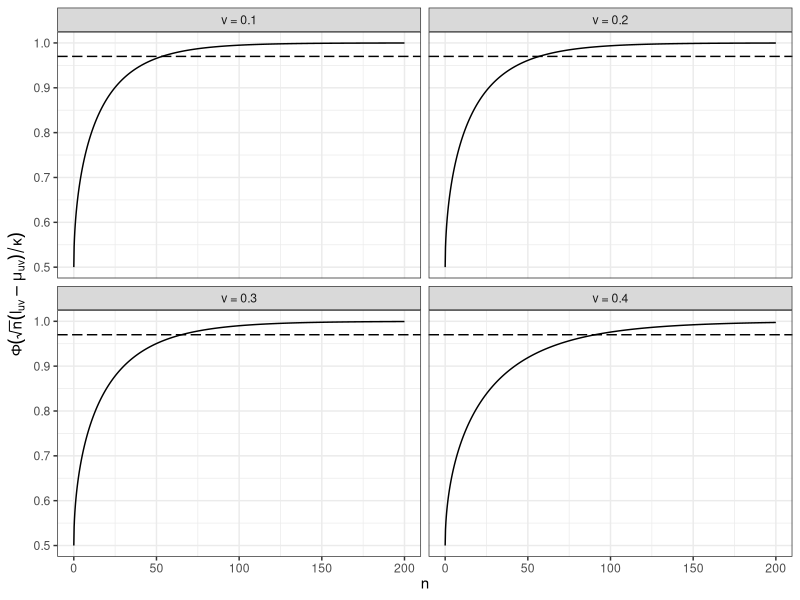
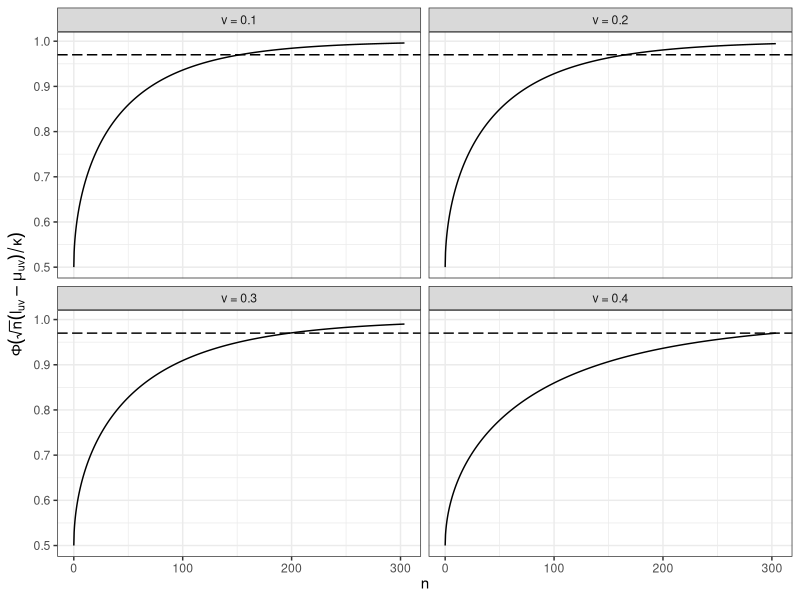
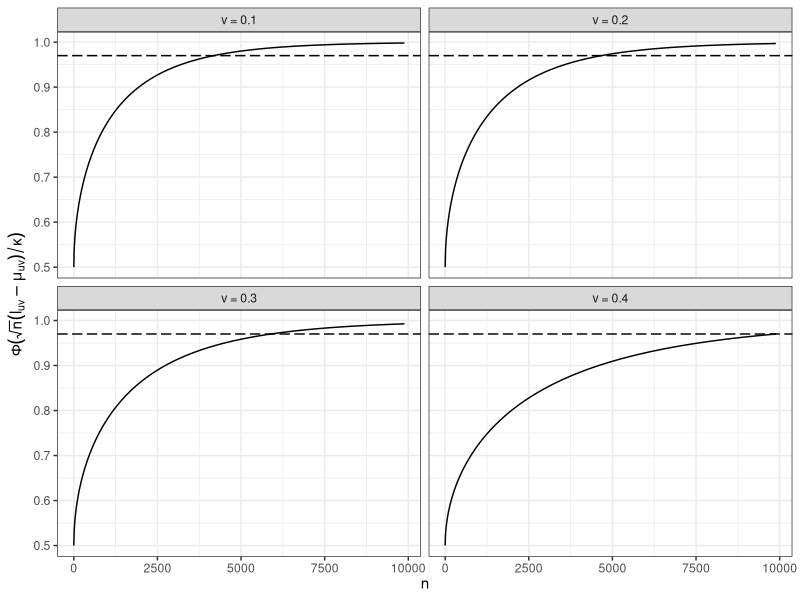
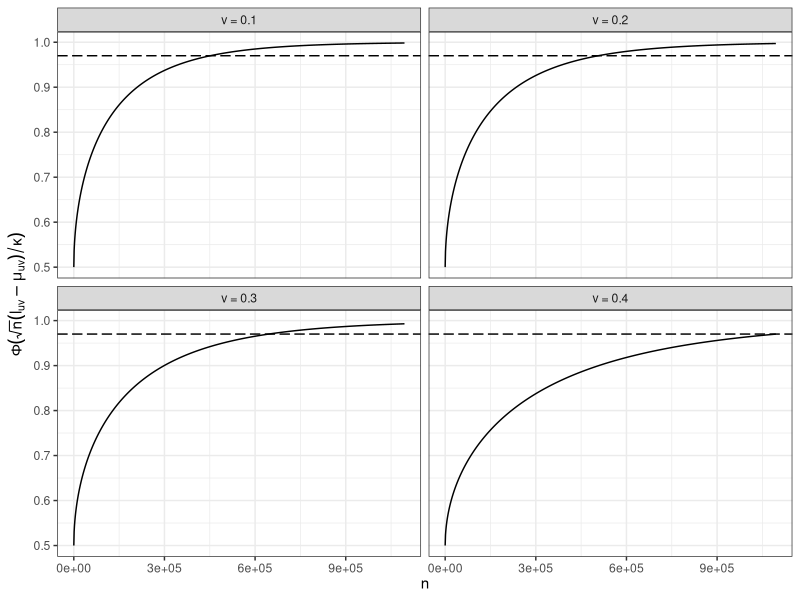

Generate these figures, in order, with R:
#' Analyze the value of n using the theoretical quantities
#' 
#' @param n
#' @param values
#' @param v
#' @param u
#' 
rm(list = ls())
library(tidyverse)
library(ggplot2)
theme_set(theme_bw())

prob.asym <- function(n,values,v, u=-v){
  
  mu <- values$mu
  theta <- values$theta

  
  # theoretical quantities
  lim.sup <- (10000+1)^(u-v)*beta(v+1,10000-v+1)^u*beta(u+1,10000-u+1)^(-v)
  ev <- (mu*theta)^v*(theta+1)*beta(v+1,theta+1-v)
  eu <- (mu*theta)^u*(theta+1)*beta(u+1,theta+1-u)
  sig.v <- (mu*theta)^(2*v)*(theta+1)*(beta(2*v+1,theta+1-2*v)-(theta+1)*(beta(v+1,theta+1-v)^2))
  sig.u <- (mu*theta)^(2*u)*(theta+1)*(beta(2*u+1,theta+1-2*u)-(theta+1)*(beta(u+1,theta+1-u)^2))
  sig.uv <- ((mu*theta)^(u+v))*(theta+1)*(beta(u+v+1,theta+1-u-v)-(theta+1)*beta(u+1,theta+1-u)*beta(v+1,theta+1-v))
  p1 <- (u^2)*sig.v*ev^(2*u-2)*eu^(-2*v)
  p2 <- u*v*ev^(2*u-1)*eu^(-2*v-1)*sig.uv
  p3 <- (v^2)*sig.u*ev^(2*u)*eu^(-2*v-2)
  gamma2 <- p1-2*p2+p3 
  Esp.Tn <- (ev^u)/(eu^v)
  
  x.lim1 <- (1.88*sqrt(gamma2)/(lim.sup-Esp.Tn))^2
  x.lim2 <- (10*sqrt(gamma2)/(lim.sup-Esp.Tn))^2
  
  prob.M <- pnorm(sqrt(n)*(lim.sup-Esp.Tn)/sqrt(gamma2))
  
  
  return(list(prob.M, x.lim1,x.lim2))
}





# Graph for n and the probability of rejecting

# theta = 1/9 

values <- list(mu = log(3), theta = 1/9)

lim <- prob.asym(n = 1000, values = values, v=0.4)[2]
lim <- ifelse(lim < 200,200,lim)
lim <- seq(0,lim,length=1000)


mat.pr <- sapply(c(0.1,0.2,0.3,0.4),function(i){
          sapply(lim,prob.asym,values = values,v=i)[1,]
        })

df.pr <- gather(mat.pr %>% as.data.frame())


df.pr <- df.pr %>%
          mutate(key=case_when(
            key=="V1"~0.1,
            key=="V2"~0.2,
            key=="V3"~0.3,
            TRUE ~ 0.4)
          ) %>% cbind(x=rep(lim,4)) 

df.pr$x <- unlist(df.pr$x)
df.pr$value <- unlist(df.pr$value)

p.pr <-   ggplot(df.pr, aes(x=x,y=value)) + 
          geom_line() + 
          facet_wrap(~key, labeller = label_bquote(paste("v = ",.(key))), scales = "fixed") +
          labs(x=expression(n), y = expression(Phi(sqrt(n)*(l[uv]-mu[uv])/kappa))) +
          geom_hline(yintercept = 0.97, linetype = 5,size=0.5)

p.pr



# theta = 1

values <- list(mu = log(3), theta = 1)

lim <- unlist(prob.asym(n = 1000, values = values, v=0.4)[2])
lim <- seq(0,lim,length=1000)


mat.pr <- sapply(c(0.1,0.2,0.3,0.4),function(i){
  sapply(lim,prob.asym,values = values,v=i)[1,]
})

df.pr <- gather(mat.pr %>% as.data.frame())


df.pr <- df.pr %>%
  mutate(key=case_when(
    key=="V1"~0.1,
    key=="V2"~0.2,
    key=="V3"~0.3,
    TRUE ~ 0.4)
  ) %>% cbind(x=rep(lim,4)) 

df.pr$x <- unlist(df.pr$x)
df.pr$value <- unlist(df.pr$value)

p.pr <-   ggplot(df.pr, aes(x=x,y=value)) + 
  geom_line() + 
  facet_wrap(~key, labeller = label_bquote(paste("v = ",.(key))), scales = "fixed") +
  labs(x=expression(n), y = expression(Phi(sqrt(n)*(l[uv]-mu[uv])/kappa))) +
  geom_hline(yintercept = 0.97, linetype = 5,size=0.5)

p.pr


# theta = 9

values <- list(mu = log(3), theta = 9)

lim <- unlist(prob.asym(n = 1000, values = values, v=0.4)[2])
lim <- seq(0,lim,length=1000)


mat.pr <- sapply(c(0.1,0.2,0.3,0.4),function(i){
  sapply(lim,prob.asym,values = values,v=i)[1,]
})

df.pr <- gather(mat.pr %>% as.data.frame())


df.pr <- df.pr %>%
  mutate(key=case_when(
    key=="V1"~0.1,
    key=="V2"~0.2,
    key=="V3"~0.3,
    TRUE ~ 0.4)
  ) %>% cbind(x=rep(lim,4)) 

df.pr$x <- unlist(df.pr$x)
df.pr$value <- unlist(df.pr$value)

p.pr <-   ggplot(df.pr, aes(x=x,y=value)) + 
  geom_line() + 
  facet_wrap(~key, labeller = label_bquote(paste("v = ",.(key))), scales = "fixed") +
  labs(x=expression(n), y = expression(Phi(sqrt(n)*(l[uv]-mu[uv])/kappa))) +
  geom_hline(yintercept = 0.97, linetype = 5,size=0.5)

p.pr



# theta = 100

values <- list(mu = log(3), theta = 100)

lim <- unlist(prob.asym(n = 1000, values = values, v=0.4)[2])
lim <- seq(0,lim,length=1000)


mat.pr <- sapply(c(0.1,0.2,0.3,0.4),function(i){
  sapply(lim,prob.asym,values = values,v=i)[1,]
})

df.pr <- gather(mat.pr %>% as.data.frame())


df.pr <- df.pr %>%
  mutate(key=case_when(
    key=="V1"~0.1,
    key=="V2"~0.2,
    key=="V3"~0.3,
    TRUE ~ 0.4)
  ) %>% cbind(x=rep(lim,4)) 

df.pr$x <- unlist(df.pr$x)
df.pr$value <- unlist(df.pr$value)

p.pr <-   ggplot(df.pr, aes(x=x,y=value)) + 
  geom_line() + 
  facet_wrap(~key, labeller = label_bquote(paste("v = ",.(key))), scales = "fixed") +
  labs(x=expression(n), y = expression(Phi(sqrt(n)*(l[uv]-mu[uv])/kappa))) +
  geom_hline(yintercept = 0.97, linetype = 5,size=0.5)

p.pr




